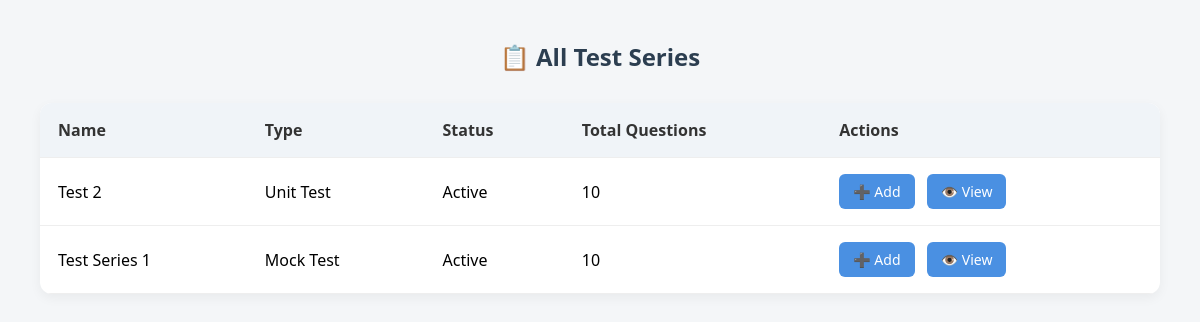
Page /view_test_series (signed in) on the committed database.
### tables this page shows
CREATE TABLE test_series (
            id INTEGER PRIMARY KEY AUTOINCREMENT,
            name TEXT,
            type TEXT,  -- Mock Test, Unit Test, etc.
            status TEXT,  -- Active, Pause, Inactive
            created_by TEXT,  -- 'admin' or center_code
            created_at TEXT,
            duration INTEGER DEFAULT 30
        );

### app.py (the view, shortened to what this page needs)
@app.route('/view_test_series')
def view_test_series():
    if 'admin_logged_in' not in session and 'center_code' not in session:
        return redirect('/')
    conn = sqlite3.connect('lms.db')
    conn.row_factory = sqlite3.Row
    cursor = conn.cursor()
    if 'admin_logged_in' in session:
        cursor.execute('SELECT * FROM test_series ORDER BY created_at DESC')
    test_series = cursor.fetchall()
    test_question_counts = {}
    for test in test_series:
        cursor.execute('SELECT COUNT(*) as qcount FROM test_series_questions WHERE test_series_id = ?', (test['id'],))
        test_question_counts[test['id']] = cursor.fetchone()['qcount']
    conn.close()
    return render_template('exam/view_test_series.html',
                           test_series=test_series,
                           question_counts=test_question_counts)

### templates/exam/view_test_series.html (shortened to what this page needs)
<!DOCTYPE html>
<html lang="en">
<head>
</head>
<body>
    <h2>📋 All Test Series</h2>
    <table>
        <thead>
            <tr>
                <th>Name</th>
                <th>Type</th>
                <th>Status</th>
                <th>Total Questions</th>
                <th>Actions</th>
            </tr>
        </thead>
        <tbody>
            {% for test in test_series %}
            <tr>
                <td data-label="Name">{{ test.name }}</td>
                <td data-label="Type">{{ test.type }}</td>
                <td data-label="Status">{{ test.status }}</td>
                <td data-label="Total Questions">{{ question_counts[test.id] }}</td>
                <td data-label="Actions">
                    <a class="btn" href="/add_questions_to_series/{{ test.id }}">➕ Add</a>
                    <a class="btn" href="/view_test_questions/{{ test.id }}">👁️ View</a>
                </td>
            </tr>
            {% endfor %}
        </tbody>
    </table>
</body>
</html>

### templates/exam/view_test_series.html (style rules this page uses)
* { box-sizing: border-box; margin: 0; padding: 0; font-family: 'Segoe UI', Tahoma, Geneva, Verdana, sans-serif; }
body { background-color: #f4f6f8; padding: 40px; }
h2 { text-align: center; color: #2c3e50; margin-bottom: 30px; }
table { width: 100%; border-collapse: collapse; background-color: #ffffff; box-shadow: 0 4px 12px rgba(0,0,0,0.05); border-radius: 12px; overflow: hidden; }
th, td { padding: 16px 18px; text-align: left; border-bottom: 1px solid #eee; }
th { background-color: #f0f4f8; color: #333; font-weight: 600; }
.btn { padding: 8px 14px; margin-right: 8px; border: none; border-radius: 6px; background-color: #4a90e2; color: white; font-size: 14px; text-decoration: none; transition: background 0.3s; display: inline-block; }

### rows in the picture
test_series: name "Test 2", type "Unit Test", status "Active", question_counts "10"
test_series: name "Test Series 1", type "Mock Test", status "Active", question_counts "10"
